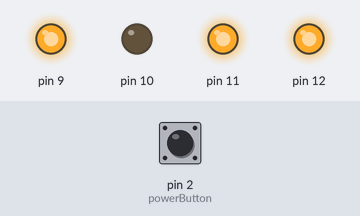
Simulated run of this sketch. Board: Arduino Uno, built with avr-gcc and run on an emulated ATmega328P. Parts: output pins drawn as LEDs (lit = HIGH). The inputs (shaded band) are chosen by the test bench; at power-on: pin 2 (powerButton) LOW.

Above: at 0.14 s.
At 2.68 s:
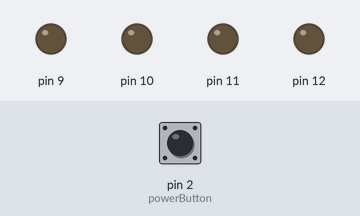
Timing chart, 0 to 3.0 s (numbered marks = the images above):
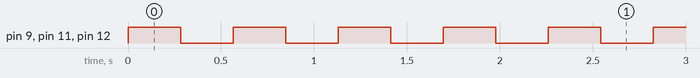

Measured:
- by itself, pin 9, pin 11, pin 12: alternates HIGH for 0.28 s and LOW for 0.28 s

The sketch:

UtilTest_ButtonLedHall_2.1.ino
```cpp
#include <Arduino.h>
#include "PT_Util.h"

Button powerButton(2, Button::PUSH);
Led statusLamp(10, Led::BLINK, Led::NO);

//Button toggleBrakes(4, Button::PUSH);
Led brakesRed(9, Led::BLINK, Led::NC);
Led brakesGreen(11, Led::BLINK, Led::NC);
Led brakesBlue(12, Led::BLINK, Led::NC);

//Timer lampBlink(1000);

int tps = 21;

//unsigned long tempElapsedTime;

void setup() {
  Serial.begin(9600);
  //statusLamp.setLedMode(Led::NO);
  statusLamp.setLedState(Led::BLINK, 250);

  brakesRed.setLedState(Led::BLINK, 250);
  brakesGreen.setLedState(Led::BLINK, 250);
  brakesBlue.setLedState(Led::BLINK, 250);
}

void loop() {

  powerButton.controlLed(statusLamp);//, Led::ON, Led::BLINK);
  //statusLamp.update();

  brakesRed.update();
  brakesGreen.update();
  brakesBlue.update();
  delay(1000 / tps);
}
```

Button.cpp
```cpp
// Button.cpp
#include "Button.h"
#include "Timer.h"
#include "Led.h"
#include <Arduino.h>

Button::Button(int pin) : buttonPin(pin), mode(PUSH), enabled(false) {
  pinMode(buttonPin, INPUT);
}

Button::Button(int pin, ButtonMode m) : buttonPin(pin), mode(m), enabled(false) {
  pinMode(buttonPin, INPUT);
}

void Button::controlLed(Led& led) {
    switch (led.getLedMode()) {
    case Led::NO:
    case Led::NORMALLY_OPEN:
      isEnabled() ? led.setLedState(Led::BLINK, 250) : led.turnOff();
      break;
    case Led::NC:
    case Led::NORMALLY_CLOSED:
      isEnabled() ? led.turnOn() : led.setLedState(Led::BLINK, 250);
      break;
    default:
      Serial.println("Unknown Button-Controlled Led Mode: " + led.getLedMode());
      break;
  }
}

void Button::controlLed(Led& led, Led::LedMode ledM) {//, LED::LedState ledS) {
  led.setLedMode(ledM);
  this->controlLed(led);
}

bool Button::isPressed() {
  return (digitalRead(buttonPin) == LOW);
}

bool Button::isEnabled() {
  bool isPushed = isPressed();
  //Serial.println(mode);
  switch (mode) {
    case PUSH:
      enabled = isPushed;
      break;
    case TAP:
      if (isPushed && buttonDelay.timerFinished()) {
        enabled = true;
        buttonDelay.setTimer(500);
      } else {
        enabled = false;
      }
      break;
    case TAP_RELEASE:
      if (isPushed && buttonDelay.timerFinished()) {
        enabled = true;
        buttonDelay.setTimer(500);
      } else {
        enabled = false;
      }
      break;
    case LATCH:
      if (isPushed && buttonDelay.timerFinished()) {
        enabled = !enabled;
        buttonDelay.setTimer(500);
      }
      break;
    default:
      Serial.println("Unknown Button Mode: " + mode);
      break;
  }
  return enabled;
}
```

Button.h
```cpp
// Button.h
#ifndef BUTTON_H
#define BUTTON_H
#include "Timer.h"
#include "Led.h"

class Button {
  public:
    enum ButtonMode {
      PUSH,
      TAP,
      TAP_RELEASE,
      LATCH
    };

    Button(int pin);
    Button(int pin, ButtonMode m);
    void controlLed(Led& led);
    void controlLed(Led& led, Led::LedMode ledM);//, Led::LedState ledS);
    bool isPressed();
    bool isEnabled();

  private:
    ButtonMode mode;
    Timer buttonDelay;
    int buttonPin;
    bool enabled;
    int buttonLatchDelay = 500;
    bool lastPushed = true;
};

#endif // BUTTON_H
```

HallEffectSensor.cpp
```cpp
// PT_Util::HallEffectSensor implementation
#include <Arduino.h>
#include "HallEffectSensor.h"

HallEffectSensor::HallEffectSensor(int pin) : sensorPin(pin) {
  pinMode(sensorPin, INPUT);
}

int HallEffectSensor::readSensorValue() {
  return digitalRead(sensorPin);
}
```

HallEffectSensor.h
```cpp
// HallEffectSensor.h
#ifndef HALLEFFECTSENSOR_H
#define HALLEFFECTSENSOR_H

class HallEffectSensor {
  public:
    HallEffectSensor(int pin);
    int readSensorValue();
  private:
    int sensorPin;
  };

#endif // HALLEFFECTSENSOR_H
```

Led.cpp
```cpp
// Led.cpp
#include <Arduino.h>
#include "Led.h"
#include "Timer.h"

Led::Led(int pin) : ledPin(pin), ledState(OFF), ledMode(NO) {
  isOn = false;
  pinMode(ledPin, OUTPUT);
}

Led::Led(int pin, LedState newState) : ledPin(pin), ledState(newState), ledMode(NO) {
  isOn = false;
  pinMode(ledPin, OUTPUT);
}

Led::Led(int pin, LedState ledS, LedMode ledM) : ledPin(pin), ledState(ledS), ledMode(ledM) {
  isOn = false;
  pinMode(ledPin, OUTPUT);
}

void Led::update() {
  switch (ledState) {
    case ON:
      isOn = true;
      digitalWrite(ledPin, HIGH);
      break;
    case OFF:
      isOn = false;
      digitalWrite(ledPin, LOW);
      break;
    case FLIP:
      isOn = !isOn;
      digitalWrite(ledPin, isOn ? HIGH : LOW);
      if (isOn)
        ledState = ON;
      else
        ledState = OFF;
      break;
    case BLINK:
      if (blinkTimer.timerFinished()) {
        //Serial.println(blinkTimer.getElapsedTime());
        if (!isOn) {
          isOn = true;
          digitalWrite(ledPin, HIGH);
          blinkTimer.setTimer(onTime);
        } else {
          isOn = false;
          digitalWrite(ledPin, LOW);
          blinkTimer.setTimer(offTime);
          //Serial.println();
        }
      }
      break;
    default:
      Serial.println("ERROR: Unknown LED State: " + static_cast<int>(ledState));
      break;
  }
}

void Led::setLedState(LedState ledS) {
  ledState = ledS;
}

void Led::setLedState(LedState ledS, int newOnTime) {
  ledState = ledS;
  onTime = newOnTime;
  offTime = newOnTime;
}

void Led::setLedState(LedState ledS, int newOnTime, int newOffTime) {
  ledState = ledS;
  onTime = newOnTime;
  offTime = newOffTime;
}

void Led::turnOn() {
  ledState = ON;
}

void Led::turnOff() {
  ledState = OFF;
}

int Led::getLedState() {
  return static_cast<int>(ledState);
}

bool Led::getLampState() {
  return isOn;
}

Led::LedMode Led::getLedMode() const {
  return ledMode;
}

void Led::setLedMode(LedMode mode) {
  ledMode = mode;
}
```

Led.h
```cpp
// Led.h
#ifndef LED_H
#define LED_H

#include "Timer.h"

class Led {
public:
    enum LedMode {
        NO,
        NORMALLY_OPEN,
        NC,
        NORMALLY_CLOSED
    };

    enum LedState {
        ON,
        OFF,
        FLIP,
        BLINK
    };

    Led(int pin);
    Led(int pin, LedState ledS);
    Led(int pin, LedState ledS, LedMode ledM);
    void update();

    LedMode getLedMode() const;
    void setLedMode(LedMode mode);

    int getLedState();
    void setLedState(LedState ledS);
    void setLedState(LedState ledS, int newOnTime);
    void setLedState(LedState ledS, int newOnTime, int newOffTime);
    void turnOn();
    void turnOff();

    bool getLampState();

private:
    bool isOn;
    int ledPin;
    int onTime;
    int offTime;
    Timer blinkTimer;
    LedMode ledMode;  // Added LedMode here
    LedState ledState;
    LedState defaultLedState;
};

#endif // LED_H
```

PT_Util.h
```cpp
#ifndef PT_UTIL_H
#define PT_UTIL_H

#include "Timer.h"
#include "Stopwatch.h"
#include "Button.h"
#include "Led.h"
#include "HallEffectSensor.h"

#endif // PT_UTIL_H
```

Stopwatch.cpp
```cpp
// PT_Util::Stopwatch implementation
#include <Arduino.h>
#include "Stopwatch.h"

Stopwatch::Stopwatch() : startTime(0) {}

void Stopwatch::restartStopwatch() {
  startTime = millis();
}

unsigned long Stopwatch::getTimeElapsed() {
  return millis() - startTime;
}
```

Stopwatch.h
```cpp
// Stopwatch.h
#ifndef STOPWATCH_H
#define STOPWATCH_H

class Stopwatch {
  public:
    Stopwatch();
    void restartStopwatch();
    unsigned long getTimeElapsed();
  private:
    unsigned long startTime;
};

#endif // STOPWATCH_H
```

Timer.cpp
```cpp
// PT_Util::Timer implementation
#include <Arduino.h>
#include "Timer.h"

Timer::Timer() {
}

Timer::Timer(int mSec) {
  setTimer(mSec);
}

void Timer::setTimer(int mSec) {
  duration = mSec;
  startTime = millis();
}

unsigned long Timer::getStartTime() {
  return startTime;
}

unsigned long Timer::getEndTime() {
  return startTime + duration;
}

unsigned long Timer::getElapsedTime() {
  unsigned long currentTime = millis();
  if (currentTime >= startTime) {
    return currentTime - startTime;
  } else {
    // Handle rollover
    return (4294967295UL - 1 - startTime) + currentTime + 1;
  }
}

unsigned long Timer::getTimeLeft() {
  unsigned long elapsedTime = getElapsedTime();
  if (elapsedTime >= duration) {
    return 0; // Timer finished
  } else {
    return duration - elapsedTime;
  }
}

bool Timer::timerFinished() {
  unsigned long currentTime = millis();
  if (currentTime >= startTime) {
    return (currentTime - startTime >= duration);
  } else {
    // Handle rollover
    return (4294967295UL - startTime + currentTime >= duration);
  }
}
```

Timer.h
```cpp
// Timer.h
#ifndef TIMER_H
#define TIMER_H

class Timer {
  public:
    Timer();
    Timer(int mSec);
    void setTimer(int mSec);
    unsigned long getStartTime();
    unsigned long getEndTime();
    unsigned long getElapsedTime();
    unsigned long getTimeLeft();
    bool timerFinished();
  private:
    int duration;
    unsigned long startTime;
};

#endif // TIMER_H
```
